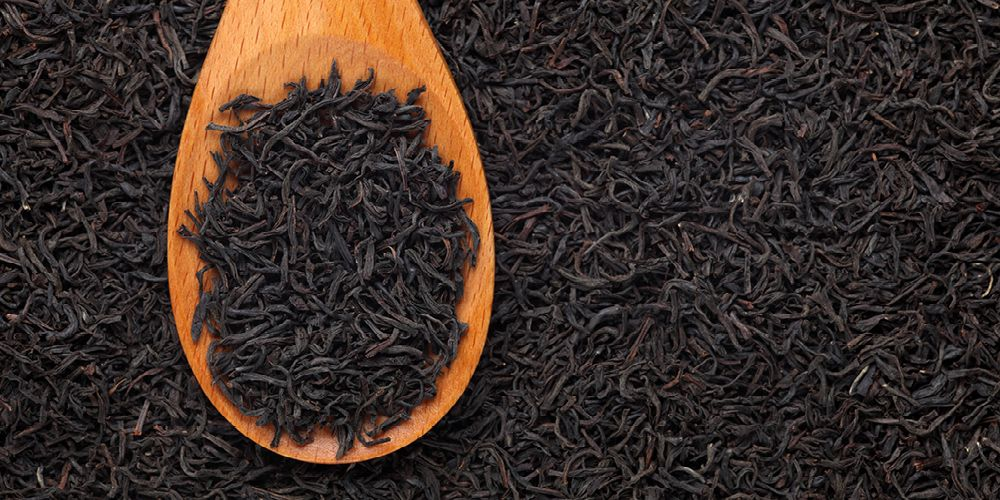
#> input picture histogram_equalization/tehhitam.jpg, 1000 x 500 px
$ jupyter execute 'Histogram Equalization.ipynb'
#> lines starting #> are read from the running program, lines starting #| are printed output that depends on the picture
# Histogram Equalization

You can see histogram lies in brighter region.
We need the full spectrum. For that, we need a transformation function which maps the input pixels in brighter region to output pixels in full region.
That is what histogram equalization does.

[cell 1]
import cv2
import numpy as np
from matplotlib import pyplot as plt

img = cv2.imread('tehhitam.jpg',0)
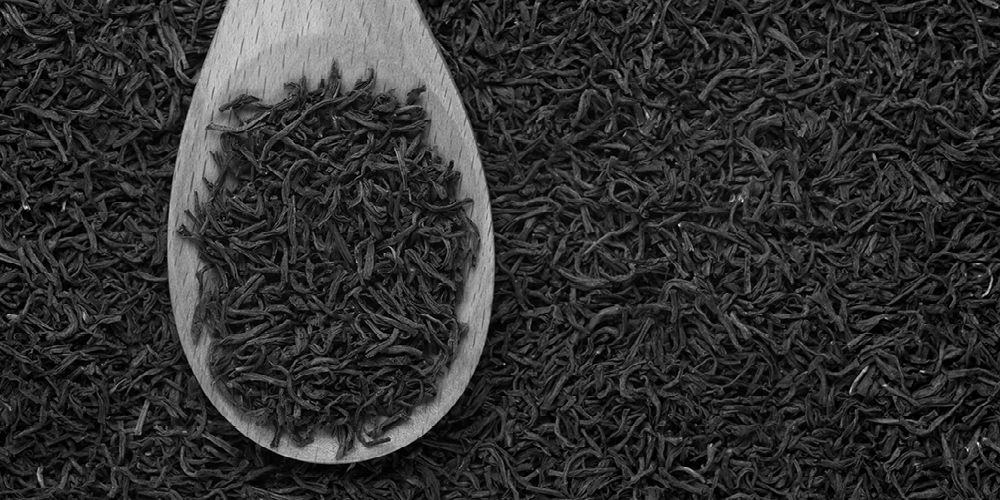
#> img: shape (500, 1000); min 0, max 243, mean 48.1

hist,bins = np.histogram(img.flatten(),256,[0,256])
#> hist = 256 values, max 10823 at index 0, min 0 at index 217, mean 1953.1; bins = 257 values from 0 to 256

cdf = hist.cumsum()
#> cdf = 256 values from 10823 to 500000
cdf_normalized = cdf * hist.max()/ cdf.max()
#> cdf_normalized = 256 values from 234.3 to 10823

[cell 2]
plt.imshow(img)

[cell 3]
plt.plot(cdf_normalized, color = 'b')
plt.hist(img.flatten(),256,[0,256], color = 'g')
plt.xlim([0,256])
plt.legend(('cdf','histogram'), loc = 'upper left')
plt.show()
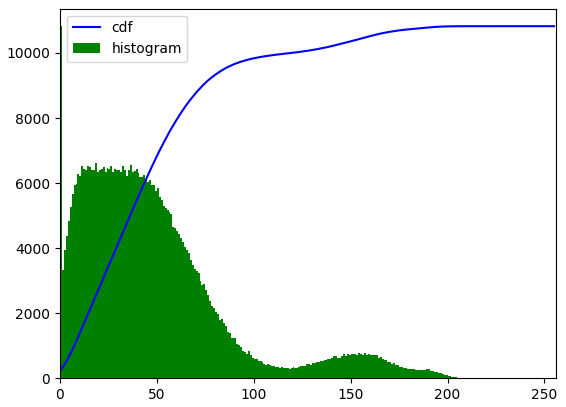
#> figure drawn by matplotlib, 1 panel; tallest bar 10823 high, from x = 0 to 1; curve peaks at x = 243, y = 10823

Now we find the minimum histogram value (excluding 0) and apply the histogram equalization equation as given in wiki page.
But I have used here, the masked array concept array from Numpy.
For masked array, all operations are performed on non-masked elements.
You can read more about it from Numpy docs on masked arrays.

[cell 4]
img = cv2.imread('tehhitam.jpg',0)

hist,bins = np.histogram(img.flatten(),256,[0,256])

cdf_m = np.ma.masked_equal(cdf,0)
cdf_m = (cdf_m - cdf_m.min())*255/(cdf_m.max()-cdf_m.min())
cdf = np.ma.filled(cdf_m,0).astype('uint8')
#> cdf = 256 values from 0 to 255

Now we have the look-up table that gives us the information on what is the output pixel value for every input pixel value.
So we just apply the transform.

[cell 5]
img2 = cdf[img]
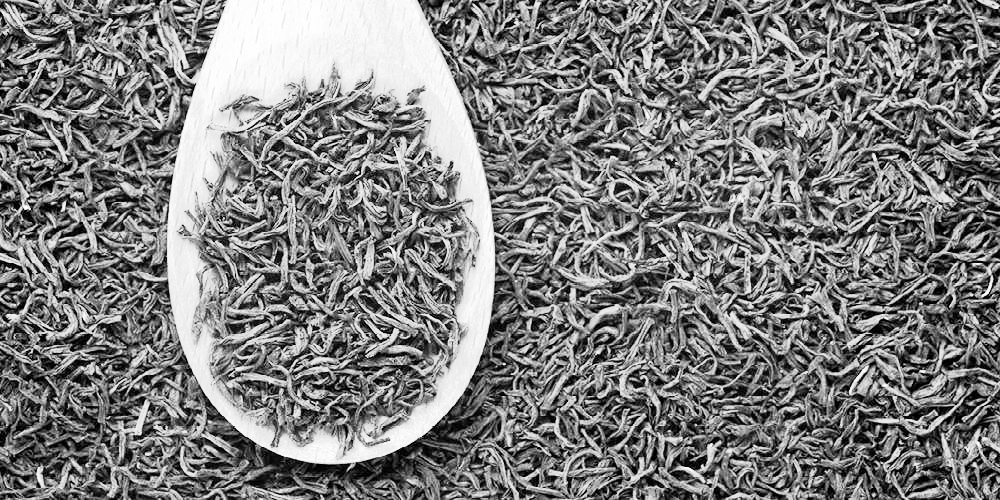
#> img2: shape (500, 1000); min 0, max 255, mean 125.5
plt.plot(cdf_normalized, color = 'b')
plt.hist(img2.flatten(),256,[0,256], color = 'g')
plt.xlim([0,256])
plt.legend(('cdf','histogram'), loc = 'upper left')
plt.show()
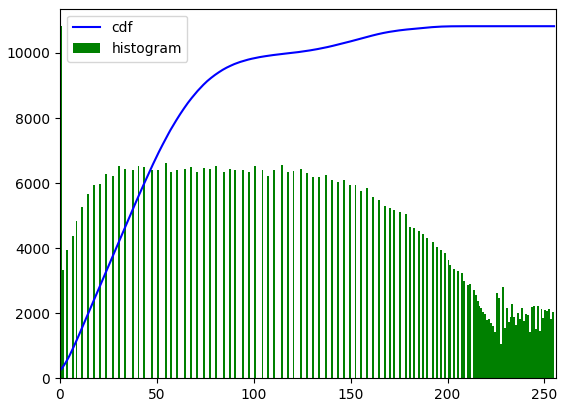
#> figure drawn by matplotlib, 1 panel; tallest bar 10823 high, from x = 0 to 1; curve peaks at x = 243, y = 10823
